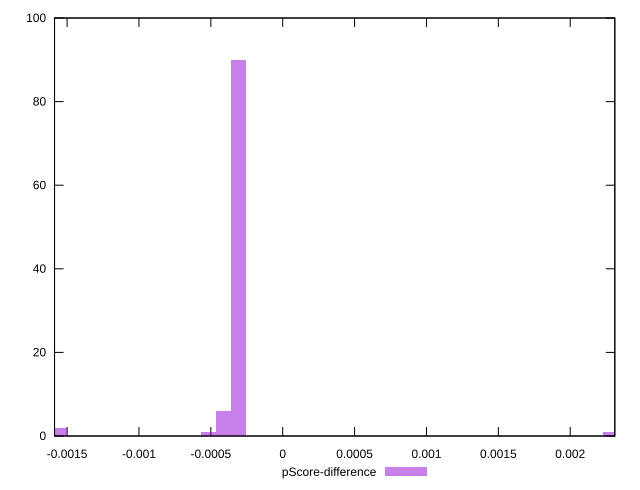

Write the gnuplot code that produced this figure.
reset

$pScoreDifference <<EOF
0.0022775519370732255 1
-0.0003105752641463489 90
-0.0005176254402439149 1
-0.0015528763207317445 2
-0.0004141003521951319 6
EOF

set key outside below
set boxwidth 0.00010352508804878297
set xrange [-0.001587345610088997:0.002310345534798905]
set yrange [0:100]
set trange [0:100]
set style fill transparent solid 0.5 noborder
set terminal svg size 640, 490 enhanced background rgb 'white'
set output "reports/report_00032_2021-02-25T10-28-15.087Z/speed-index/samples/card/pScore-difference/histogram.svg"

plot $pScoreDifference title "pScore-difference" with boxes

reset
